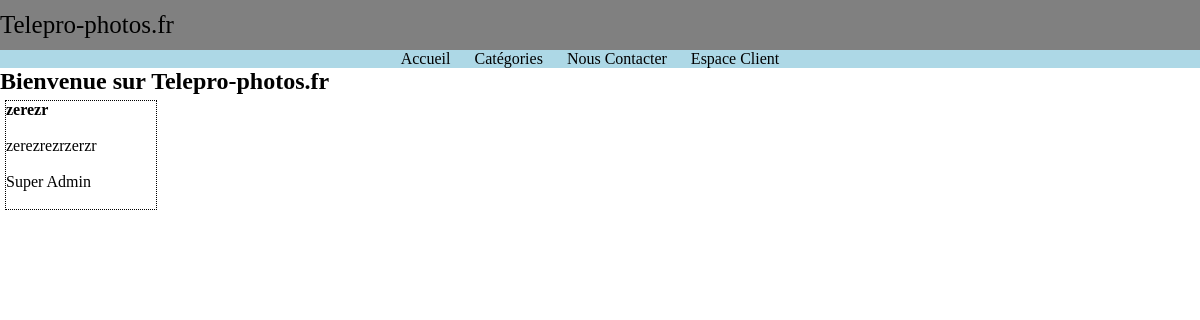
The page / on the database its author committed.
### tables this page shows
CREATE TABLE IF NOT EXISTS `photo` (
  `id` int(10) unsigned NOT NULL AUTO_INCREMENT,
  `lenom` varchar(50) DEFAULT NULL,
  `lextension` char(3) DEFAULT NULL,
  `lepoids` int(10) unsigned DEFAULT NULL,
  `lalargeur` int(10) unsigned DEFAULT NULL,
  `lahauteur` int(10) unsigned DEFAULT NULL,
  `letitre` varchar(60) DEFAULT NULL,
  `ladesc` varchar(500) DEFAULT NULL,
  `affiche` smallint(5) unsigned DEFAULT '2',
  `utilisateur_id` int(10) unsigned NOT NULL,
  PRIMARY KEY (`id`),
  UNIQUE KEY `lenom_UNIQUE` (`lenom`),
  KEY `fk_photo_utilisateur1_idx` (`utilisateur_id`)
);

CREATE TABLE IF NOT EXISTS `utilisateur` (
  `id` int(10) unsigned NOT NULL AUTO_INCREMENT,
  `lelogin` varchar(100) DEFAULT NULL,
  `lepass` varchar(45) DEFAULT NULL,
  `lemail` varchar(150) DEFAULT NULL,
  `lenom` varchar(80) DEFAULT NULL,
  `valide` tinyint(3) unsigned DEFAULT '1',
  `droit_id` int(10) unsigned NOT NULL,
  PRIMARY KEY (`id`),
  UNIQUE KEY `lelogin_UNIQUE` (`lelogin`),
  KEY `fk_utilisateur_droit_idx` (`droit_id`)
);

### index.php (the view, shortened to what this page needs)
<?php
require_once 'includes/header.php';
?>
<?php
$select_query=mysqli_query($mysqli,"SELECT p.*, u.lenom as ulenom, GROUP_CONCAT(r.id) AS idrub, GROUP_CONCAT(r.lintitule SEPARATOR '|||' ) AS lintitule
    FROM photo p
	LEFT JOIN photo_has_rubriques h ON h.photo_id = p.id
         INNER JOIN utilisateur u ON u.id = p.utilisateur_id
    LEFT JOIN rubriques r ON h.rubriques_id = r.id
        GROUP BY p.id
        ORDER BY p.id DESC
       LIMIT 20 ;
    ")
?>
<h2>Bienvenue sur Telepro-photos.fr</h2>
<?php
while($ligne = mysqli_fetch_assoc($select_query)){
                 echo "<div class='miniatures'>";
                 echo "<h4>".$ligne['letitre']."</h4>";
                 echo "<p>".$ligne['ladesc']."<br /><br /> </p>";
                 echo "<p>".$ligne['ulenom']."<br /><br />";
                 echo "</div>";
}
?>
<?php
require_once 'includes/footer.php';
?>

### css/style.css (style rules this page uses)
* { margin:0; padding:0; }
.miniatures { border:1px dotted black; margin: 5px; width: 150px; display:inline-block; word-wrap:break-word; vertical-align:top; }

### rows shown on the page
photo: letitre "zerezr", ladesc "zerezrezrzerzr", utilisateur.lenom "Super Admin"
